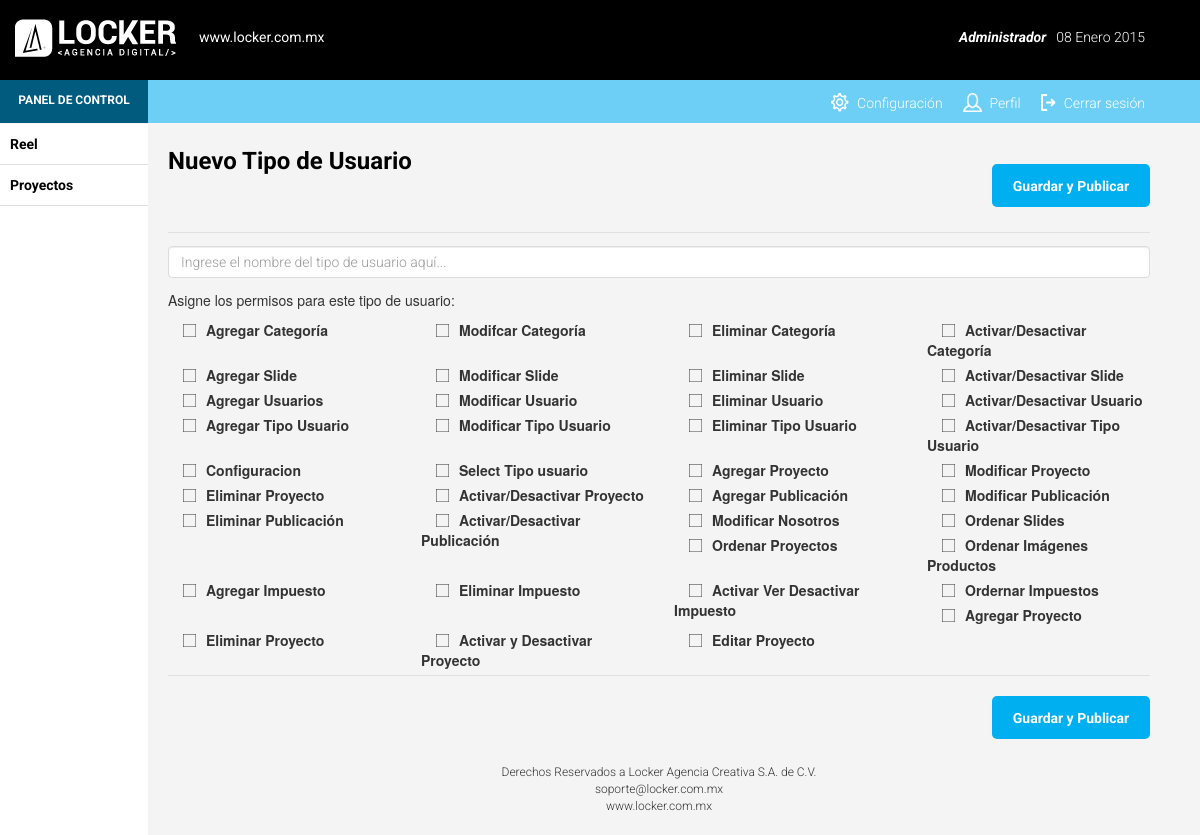
Before: /panel/formtipousuario.php (signed in) with the older database file.
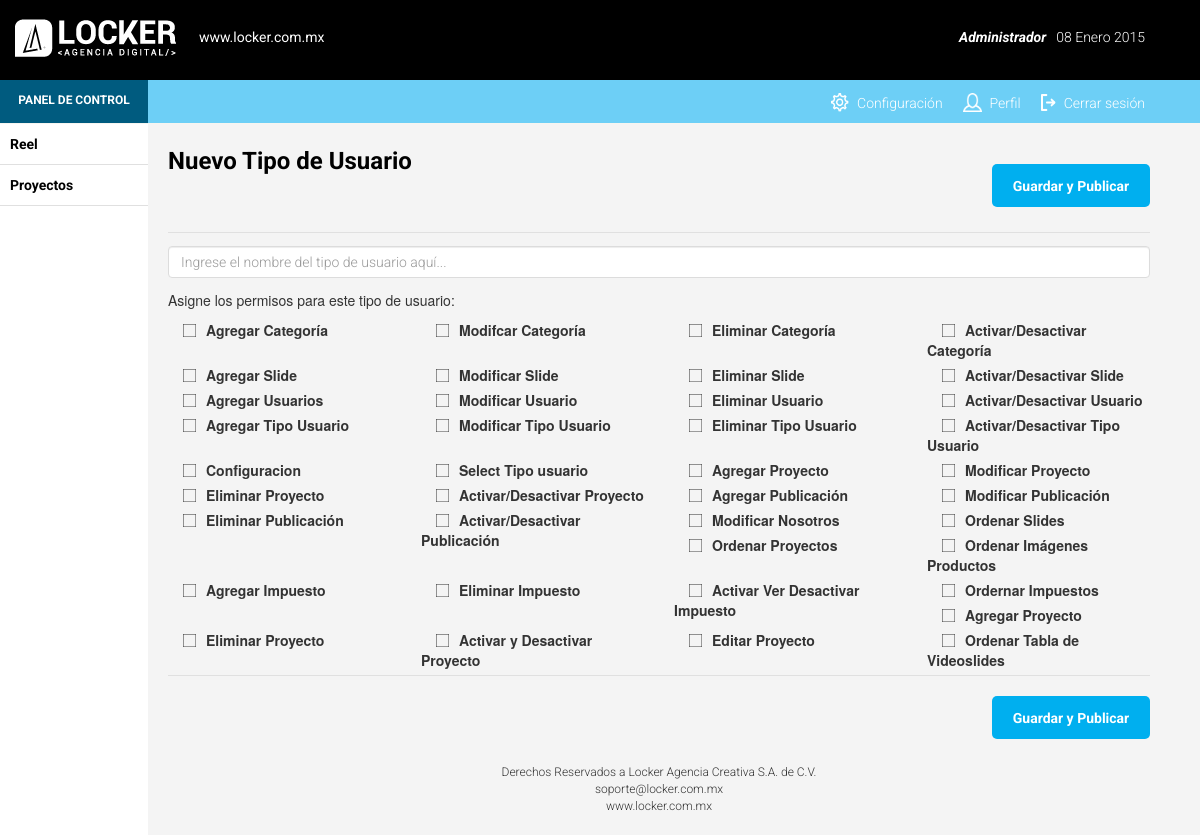
After: the same page with the newer database file.
### tables this page shows
CREATE TABLE `permiso` (
`idpermiso` int(11) NOT NULL,
  `nompermiso` varchar(255) NOT NULL,
  `clavepermiso` varchar(255) NOT NULL,
  `status` int(5) NOT NULL
);

### panel/clases/seguridad.php (called while the page is built, shortened)
<?php
include_once('conexion.php');
include_once('usuario.php');
include_once('permiso.php');
include_once('tiposusuarioxpermiso.php');
class seguridad
{
	var $usuario;
	var $permiso;
	var $tipousuarioxpermiso;
	function seguridad()
	{
		$this->usuario= new usuario('','','','','');
		$this->permiso= new permiso('','','','');
		$this->tipousuarioxpermiso= new tiposusuarioxpermiso(0,0);
	}
	function valida_permiso_usuario($idusuario, $clavepermiso)
	{
		$this->usuario->idusuario=$idusuario;
		$this->permiso->clavepermiso=$clavepermiso;
		$this->usuario->obten_usuario();
		$this->usuario->obtener_tipo_usuario();
		$this->permiso->obtener_permisoclave();
		$this->tipousuarioxpermiso->idtipousuario=$this->usuario->tiposusuario->idtipousuario;
		$this->tipousuarioxpermiso->idpermiso=$this->permiso->idpermiso;
	return $this->tipousuarioxpermiso->existe_rol_permiso();
	}
}
?>

### panel/clases/conexion.php (called while the page is built, shortened)
<?php
class conexion
{
var $host;
var $user;
var $password;
var $bd;
var $conexion;
	function conexion()
	{
		$this->host='localhost';
		$this->user= 'root';
		$this->password= 'root';
		$this->bd= 'donporfirio';
	}
	function conectar()
	{
		$this->conexion= mysqli_connect($this->host, $this->user, $this->password);
		mysqli_select_db($this->conexion, $this->bd);
	}
	function ejecutar_sentencia($consulta)
	{
		$resultados=mysqli_query($this->conexion,$consulta);
		return $resultados;
	}
}
?>

### panel/clases/datosusuario.php (called while the page is built, shortened)
<?php
include_once('conexion.php');
class datosusuario
{
	var $idusuario;
	function datosusuario($id=0,$nom='',$mail='',$tel='')
	{
			$this->idusuario=$id;
	}
	function obtener_datos_usuario()
	{
		$con = new conexion();
		$sql="SELECT * FROM datosusuario WHERE idusuario='".$this->idusuario."';";
		$registro=$con->ejecutar_sentencia($sql);
	}
	}
?>

### panel/clases/usuario.php (called while the page is built, shortened)
<?php
include_once('conexion.php');
include_once('tipousuario.php');
include_once('datosusuario.php');
class usuario
{
	var $idusuario;
	var $tiposusuario;
	function usuario($a = 0, $b = '', $c = '', $stat = 0, $idtipo = 0)
	{
		$this->idusuario=$a;
		$this->tiposusuario= new tipousuario($idtipo,'','');
		$this->tiposusuario->idtipousuario=$idtipo;
	}
	function obtener_tipo_usuario()
	{
		$this->tiposusuario->obtener_tipousuario();
	}
	function obten_usuario()
	{
		$conexion=new conexion();
		$sql="select idusuario,nomusuario,password,status,idtipousuario from usuario where idusuario='".$this->idusuario."'";
		$result=$conexion->ejecutar_sentencia($sql);
		while($row=mysqli_fetch_array($result))
		{
			$this->idusuario=$row['idusuario'];
			$this->tiposusuario->idtipousuario=$row['idtipousuario'];
		}
	}
}
?>

### panel/clases/tipousuario.php (called while the page is built, shortened)
<?php
include_once('conexion.php');
class tipousuario
{
  var $idtipousuario;
  function tipousuario($a=0,$b='',$stat=0)
  {
	  $this->idtipousuario=$a;
	  $this->nomtipousuario=$b;
  }
  function obtener_tipousuario()
  {
	  $sql="select idtipousuario, nomtipousuario, status from tiposusuario where idtipousuario='".$this->idtipousuario."'";
	  $con=new conexion();
	  $resultados=$con->ejecutar_sentencia($sql);
	  while ($fila=mysqli_fetch_array($resultados))
	  {
		  $this->idtipousuario=$fila['idtipousuario'];
	  }
  }
}
?>

### panel/clases/permiso.php (called while the page is built, shortened)
<?php
include_once('conexion.php');
class permiso
{
	  var $clavepermiso;
	  function permiso($idp=0,$nomp='',$clavep='',$stat=0)
	  {
		  $this->clavepermiso=$clavep;
	  }
	function listaPermisoActivas()
	{
		$conexion=new conexion();
		$sql="select idpermiso,nompermiso,clavepermiso,status from permiso where status=1";
		$result=$conexion->ejecutar_sentencia($sql);
		$resultados=array();
		while ($row=mysqli_fetch_array($result))
		{
			$registro=array();
			$registro['idpermiso']=$row['idpermiso'];
			$registro['nompermiso']=$row['nompermiso'];
			$registro['clavepermiso']=$row['clavepermiso'];
			$registro['status']=$row['status'];
			array_push($resultados,$registro);
		}
		return $resultados;
	}
	function obtener_permisoclave()
	{
	  $sql="select idpermiso from permiso where clavepermiso='".$this->clavepermiso."';";
	  $con= new conexion();
	  $resultados=$con->ejecutar_sentencia($sql);
	  while ($fila=mysqli_fetch_array($resultados))
	  {
		$this->idpermiso=$fila['idpermiso'];
	  }
	}
}
?>

### panel/clases/tiposusuarioxpermiso.php (called while the page is built, shortened)
<?php
include_once('conexion.php');
class tiposusuarioxpermiso
{
var $idtipousuario;
var $idpermiso;
function tiposusuarioxpermiso($idtipousuario=0,$idpermiso=0)
{
$this->idtipousuario=$idtipousuario;
$this->idpermiso=$idpermiso;
}
function existe_rol_permiso()
{
$bandera=0;
$con=new conexion();
$sql='select idpermiso,idtipousuario from tipousuarioxpermiso where idtipousuario="'.$this->idtipousuario.'" and idpermiso="'.$this->idpermiso.'"';
$resultados=$con->ejecutar_sentencia($sql);
while ($fila=mysqli_fetch_array($resultados))
{
$bandera=1;
}
return $bandera;
}
}
?>

### panel/formtipousuario.php (the view, shortened to what this page needs)
<?php
	include_once('clases/tipousuario.php');
	include_once('clases/permiso.php');
	include_once('clases/tiposusuarioxpermiso.php');
	include_once('clases/seguridad.php');
	$seguridad = new seguridad();
	if(isset($_REQUEST['idtipousuario'])){
		$id = $_REQUEST['idtipousuario'];
		$operacion = 'modificartipousuario';
		$palabra = 'Editar Tipo de Usuario';
	}
	else{
		$id = 0;
		$operacion = 'agregartipousuario';
		$palabra = 'Nuevo Tipo de Usuario';
	}
	$temporal = new tipousuario($id);
	$clave='ModTiUs';
?>
<?php
include('header.html');
include('menu.php');
?>
        <div id="page-content-wrapper">
            <div class="page-content inset">
                <div class="row rowedit">
                    <div class="col-lg-6 col-md-6 col-sm-12 col-xs-12">
                        <p class="titulo"><?php echo $palabra;?></p>
                    </div>
                    <div class="col-lg-6 col-md-6 col-sm-12 col-xs-12">
                    	<form id="form-validation" action="operaciones.php" method="post" name="form1" onsubmit="return validar_campos()">
                    		<button type="submit" <?php if($seguridad->valida_permiso_usuario($_SESSION['idusuario'],$clave)==0) echo ' disabled ';?> name="operaciones" value="<?php echo $operacion; ?>" class="buttonguardar">Guardar y Publicar</button>
                    </div>
                    <div class="col-lg-12 col-md-12 col-sm-12 col-xs-12">
                    	<hr class="hrmenu">
                    </div>
                    <div class="clearfix"></div>
                     <div class="col-lg-12 col-md-12 col-sm-12 col-xs-12">
                    </div>
                   	<div class="col-lg-12 col-md-12 col-sm-12 col-xs-12">
                   		<div id="titulo" class="form-group espacios">
                   			<input type="text" name="titulo" class="form-control" placeholder="Ingrese el nombre del tipo de usuario aquí..." value="<?=$temporal->nomtipousuario?>"></input>
                   		</div>
                   	</div>
                   	<div class="col-lg-12 col-md-12 col-sm-12 col-xs-12">
                    	<p class="subitulo">Asigne los permisos para este tipo de usuario:</p>
                    </div>
                   		<?php
								$permiso= new permiso();
								$listapermisoactive= $permiso->listaPermisoActivas();
								foreach($listapermisoactive as $elementoPermiso)
								{
									$temp='';
									echo '<div class="col-lg-3 col-md-3 col-sm-4 col-xs-6">
									<input type="checkbox" id="'.$elementoPermiso['idpermiso'].'" name="idpermiso[]" '.$temp.' value="'.$elementoPermiso['idpermiso'].'">
										  <label for="'.$elementoPermiso['idpermiso'].'"><span></span>'.$elementoPermiso['nompermiso'].'</label>
										  </div>';
								}
                   		?>
                    <div class="clearfix"></div>
                    <div class="col-lg-12 col-md-12 col-sm-12 col-xs-12">
                    	<hr class="hrmenu">
                    </div>
                    <div class="clearfix"></div>
                    <div class="col-lg-12 col-md-12 col-sm-12 col-xs-12">
                    		<button type="submit" <?php if($seguridad->valida_permiso_usuario($_SESSION['idusuario'],$clave)==0) echo ' disabled ';?> name="operaciones" value="<?php echo $operacion; ?>" class="buttonguardar">Guardar y Publicar</button>
                    </div>
                    <footer id="footer">
                    	<div class="col-lg-12 col-md-12 col-sm-12 col-xs-12 text-center">
                        	Derechos Reservados a Locker Agencia Creativa S.A. de C.V.
                            <br>
                            soporte@locker.com.mx
                            <br>
                            www.locker.com.mx
                    	</div>
                    </footer>
                </div>
            </div>
        </div>
    </div>
</body>
</html>

### panel/menu.php
<div id="wrapper" class="wrapper-movil">
    <?php $page = basename($_SERVER["SCRIPT_FILENAME"]);?>
    <div id="sidebar-wrapper">
        <ul class="sidebar-nav">
            <li <?php if ($page == "formvideoslide.php"){ echo "class='active'";} ?>><a href="formvideoslide.php">Reel</a>
            </li>
            <hr class="hrmenu">
            <li <?php if ($page =="listproyecto.php"  or $page == "formproyecto.php"){ echo "class='active'";} ?>><a href="listproyecto.php">Proyectos</a>
            </li>
            <hr class="hrmenu">
        </ul>
    </div>

### panel/css/styles.css (style rules this page uses)
#navBlack { padding:0; margin-bottom:0; padding-top:0; padding-bottom:0; background-color:#000; height:80px; }
#imgLogo { margin: 19px 19px 19px 0; }
#username { font-family: 'Roboto', sans-serif; font-weight:700; font-style:italic; font-size:14px; float:right; color:#FFF; margin: 27px 10px 0 0; }
#fecha { font-family: 'Roboto', sans-serif; font-weight:300; font-size:14px; float:right; color:#FFF; margin: 27px 40px 0 0; }
#urlLocker { font-family: 'Roboto', sans-serif; font-weight:400; font-size:14px; color:#FFF; }
#navBlue { padding:0; margin-bottom:0; padding-top:0; padding-bottom:0; background-color: rgb(109,207,246); height:43px; top:80px; z-index: 1; }
#barraazul { background-color: rgb(0,91,127); height:43px; width:148px; position:absolute; left:0; }
#panel { font-family: 'Roboto', sans-serif; font-weight:700; font-size:12px; color:#FFF; text-align:center; margin: 12px 0 0 0; }
.imgresources { margin: -4px 8px 0 0; }
.letras { font-family: 'Roboto', sans-serif; font-weight: 300; font-size: 14px; color: #FFF; }
ul { margin-top:0; margin-bottom:0; list-style:none; }
#ulmenu li { display: block; float: right; cursor: pointer; }
.limenu { margin: 12px 20px 0 0px; cursor: pointer; }
#li1 { margin: 12px 40px 0 0; cursor: pointer; }
body { background-color: #f4f4f4; }
.titulo { font-family: 'Roboto', sans-serif; font-weight:700; font-size:24px; color:#000; float:left; margin: 0px 0 0px 0; }
.rowedit { padding: 0 30px 0 0; }
input[type=text] { background:#FFF; font-family: 'Roboto', sans-serif; font-size:14px; font-weight:300; border:1px solid #dcdcdc; width:100%; height:32px; }
.espacios { margin: 12px 0 12px 0; }
input[type="checkbox"] + label span { display: inline-block; width: 13px; height: 13px; background: url(../img/check.png) left top no-repeat; margin: -3px 10px 0 15px; vertical-align: middle; cursor:pointer; }
footer { font-family: 'Roboto', sans-serif; font-size:12px; font-weight:300 !important;; }
.buttonguardar { background-color:#00afef; -webkit-border-top-left-radius:5px; -moz-border-radius-topleft:5px; border-top-left-radius:5px; -webkit-border-top-right-radius:5px; -moz-border-radius-topright:5px; border-top-right-radius:5px; -webkit-border-bottom-right-radius:5px; -moz-border-radius-bottomright:5px; border-bottom-right-radius:5px; -webkit-border-bottom-left-radius:5px; -moz-border-radius-bottomleft:5px; border-bottom-left-radius:5px; text-indent:0px; display:inline-block; color:#ffffff; font-family: 'Roboto', sans-serif; font-size:14px; font-weight:700; font-style:normal; height:43px; line-height:36px; width:158px; text-decoration:none; text-align:center; border: none; float:right; margin: 20px 0 25px 0; }
body { background: #f6f5f0; }

### panel/css/simple-sidebar.css (style rules this page uses)
#wrapper { padding-left: 148px; transition: all 0.4s ease 0s; background-color: rgb(244,244,244); height:100%; margin:124px 0 0 0; }
#sidebar-wrapper { margin-left: -250px; left: 250px; width: 148px; background: #FFF; position: fixed; height: 100%; overflow-y: auto; z-index: 1000; transition: all 0.4s ease 0s; }
#page-content-wrapper { width: 100%; height: 100%; }
.sidebar-nav { position: absolute; top: 0; width: 100%; list-style: none; margin: 0; padding: 0; }
.sidebar-nav li { line-height: 40px; text-indent: 10px; font-family: 'Roboto', sans-serif; font-weight:700; font-size: 14px; }
.sidebar-nav li a { color: #000; display: block; text-decoration: none; }
.hrmenu { margin-top: 0px; margin-bottom: 0px; border: 1px; border-top: 1px solid #E0E0E0; }
.inset { padding: 20px; }

Changed rows visible on the page:
added permiso: nompermiso "Ordenar Tabla de Videoslides"
